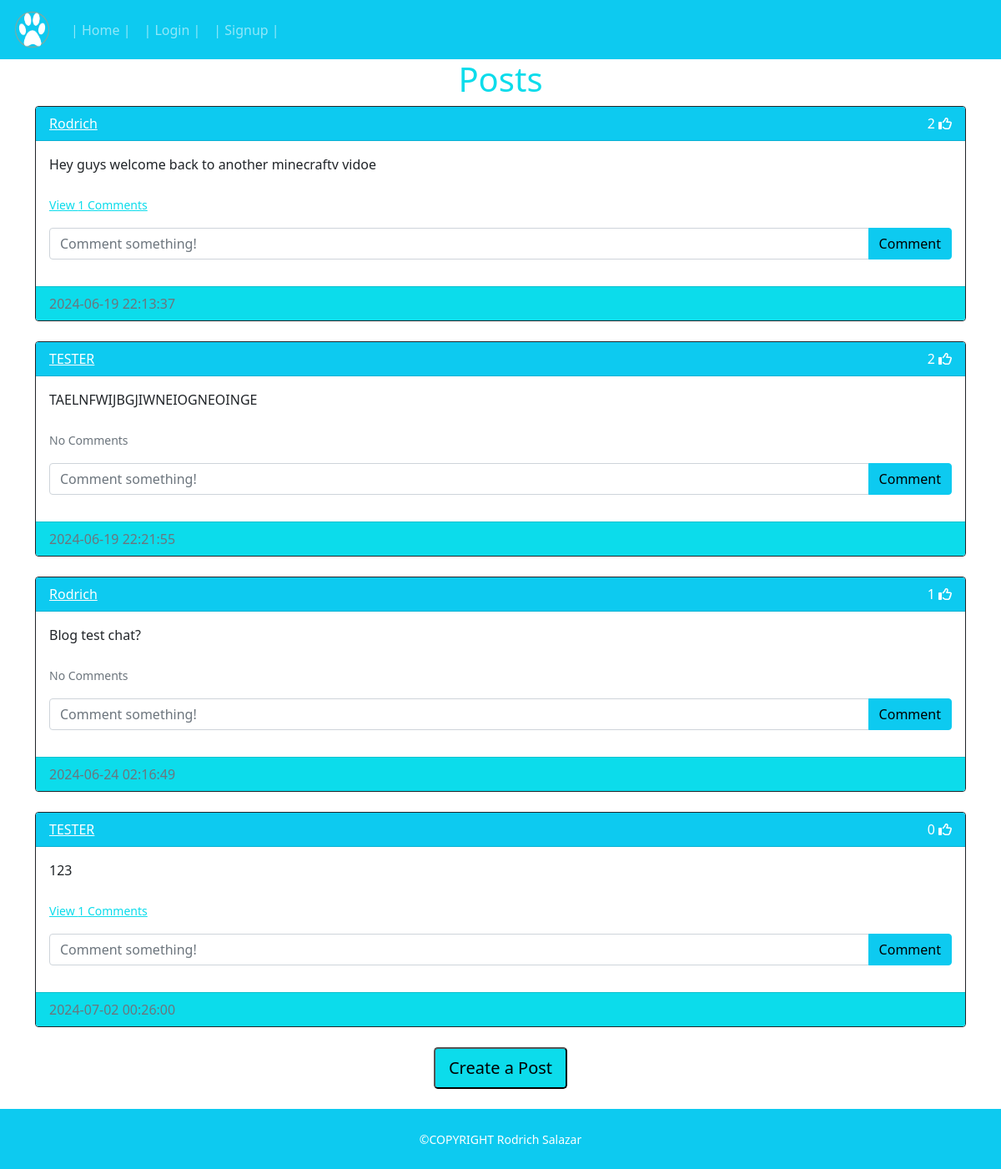
Screenshot of /blogs with the database file from the repository.
### website/models.py (models this page shows, shortened)
class Post(db.Model):
    id = db.Column(db.Integer, primary_key=True)
    text = db.Column(db.Text, nullable=False)
    date_created = db.Column(db.DateTime(timezone=True), default=func.now())
    author = db.Column(db.Integer, db.ForeignKey('user.id', ondelete="CASCADE"), nullable=False)
    comments = db.relationship('Comment', backref='post', passive_deletes=True)
    likes = db.relationship('Like', backref='post', passive_deletes=True)

class User(db.Model, UserMixin):
    id = db.Column(db.Integer, primary_key=True)
    email = db.Column(db.String(150), unique=True)
    username = db.Column(db.String(150))
    password = db.Column(db.String(150))
    date = db.Column(db.DateTime(timezone=True), default=func.now())
    notes = db.relationship('Note')
    posts = db.relationship('Post', backref='user', passive_deletes=True)
    comments = db.relationship('Comment', backref='user', passive_deletes=True)
    likes = db.relationship('Like', backref='user', passive_deletes=True)

### website/views.py (the view)
@views.route("/blogs", methods = ['GET', 'POST'])
def blog():
    posts = Post.query.all()
    return render_template("blogs.html", user=current_user, posts=posts)

### website/templates/blogs.html (shortened to what this page needs)
{% extends "posts_template.html" %}

### website/templates/posts_template.html (shortened to what this page needs)
{% extends "template.html" %}
{% block content%}
  <h1 align="center">{% block header %}Posts{% endblock %}</h1>
<div class="container">
  <div id="posts">
    {% for post in posts %}
    <div class="card border-dark">
      <div class="card-header text-white bg-info d-flex justify-content-between align-items-center">
        <a class="postslink" href="/posts/{{post.user.username}}">{{post.user.username}}</a>
        <div>
          <span id="likes-count-{{post.id}}">
            {{ post.likes|length }}</span>
            {% if user.id in post.likes|map(attribute="author")|list %}
            <i
              class="fas fa-thumbs-up"
              id="like-button-{{post.id}}"
              onclick="like({{post.id}})"
            ></i>
            {% else %}
            <i
              class="far fa-thumbs-up"
              id="like-button-{{post.id}}"
              onclick="like({{post.id}})"
            ></i>
          {% endif %}
        </div>
      </div>
      <div class="card-body">
        <div class="card-text">{{post.text}}</div>
        <br />
        <p class="card-text">
          {% if post.comments|length > 0 %}
          <a class="commenttxt" data-bs-toggle="collapse" href="#comments-{{post.id}}" role="button">
            <small class="commenttxt" >View {{post.comments|length}} Comments</small>
          </a>
          {% else %}
          <small class="text-muted">No Comments</small>
          {% endif %}
        </p>
        <form
          class="input-group mb-3"
          method="POST"
          action="/create-comment/{{post.id}}"
        >
          <input
            type="text"
            id="text"
            name="text"
            class="form-control"
            placeholder="Comment something!"
          />
          <button type="submit" class="btn btn-info">Comment</button>
        </form>
      </div>
      <div class="card-footer blogfooter text-muted">{{post.date_created}}</div>
    </div>
    <br/> {% endfor %}
  </div>
  {% block footer %}
  <div align="center">
    <a href="/create-post">
      <button type="button" class="btn-lg blogbutton">
        Create a Post
      </button>
    </a> </br>
  </div>
</div>
  {% endblock %} {% endblock %}

### website/static/css/styles.css (style rules this page uses)
body { min-height: 100vh; display: flex; flex-direction: column; }
h1 { color: #0cdceb; }
.postslink { color: white }
.commenttxt { color:#0cdceb; }
.blogfooter { background-color: #0cdceb; }
.blogbutton { background-color: #0cdceb; }

### rows the page displays
Post: user.username "Rodrich", likes|length "2", text "Hey guys welcome back to another minecraftv vidoe", comments|length "1", date_created "2024-06-19 22:13:37"
Post: user.username "TESTER", likes|length "2", text "TAELNFWIJBGJIWNEIOGNEOINGE", shows "No Comments", date_created "2024-06-19 22:21:55"
Post: user.username "Rodrich", likes|length "1", text "Blog test chat?", shows "No Comments", date_created "2024-06-24 02:16:49"
Post: user.username "TESTER", likes|length "0", text "123", comments|length "1", date_created "2024-07-02 00:26:00"
